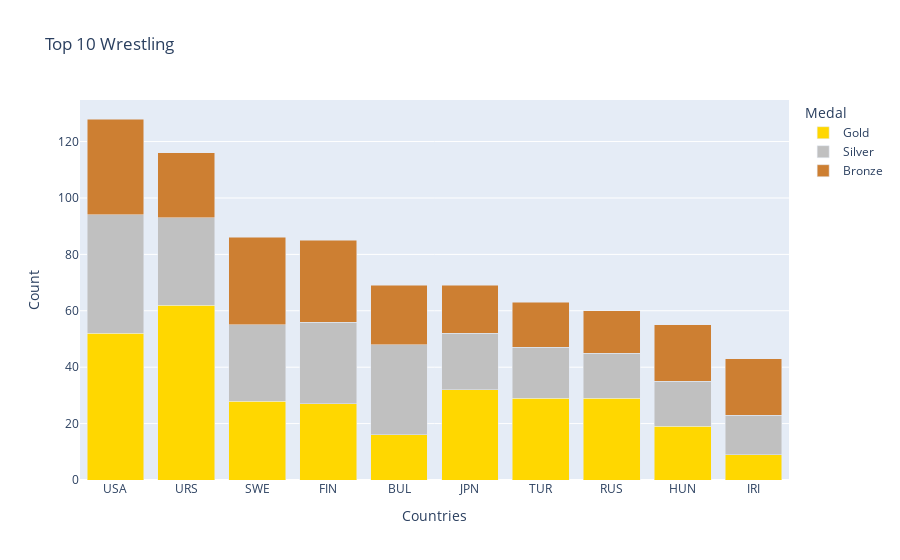

Notebook cell for this chart:
### Code cell
plt_top_wrestling = px.bar(top_ten_wrestling, x="NOC", y=["Gold", "Silver", "Bronze"],
                        barmode="stack", 
                        title="Top 10 Wrestling",
                        color_discrete_sequence=['#FFD700', '#C0C0C0', '#CD7F32'])
plt_top_wrestling.update_layout(legend_title_text="Medal", 
                                yaxis_title="Count",
                                xaxis_title="Countries")
plt_top_wrestling.show()

### Figure 1 — Plotly figure (JSON) as saved in the notebook; plotly's stock layout.template omitted (floating-point values rounded to 4 significant figures)
{"data": [{"alignmentgroup": "True", "hovertemplate": "variable=Gold<br>NOC=%{x}<br>value=%{y}<extra></extra>", "legendgroup": "Gold", "marker": {"color": "#FFD700", "pattern": {"shape": ""}}, "name": "Gold", "offsetgroup": "Gold", "orientation": "v", "showlegend": true, "textposition": "auto", "type": "bar", "x": ["USA", "URS", "SWE", "FIN", "BUL", "JPN", "TUR", "RUS", "HUN", "IRI"], "xaxis": "x", "y": [52, 62, 28, 27, 16, 32, 29, 29, 19, 9], "yaxis": "y"}, {"alignmentgroup": "True", "hovertemplate": "variable=Silver<br>NOC=%{x}<br>value=%{y}<extra></extra>", "legendgroup": "Silver", "marker": {"color": "#C0C0C0", "pattern": {"shape": ""}}, "name": "Silver", "offsetgroup": "Silver", "orientation": "v", "showlegend": true, "textposition": "auto", "type": "bar", "x": ["USA", "URS", "SWE", "FIN", "BUL", "JPN", "TUR", "RUS", "HUN", "IRI"], "xaxis": "x", "y": [42, 31, 27, 29, 32, 20, 18, 16, 16, 14], "yaxis": "y"}, {"alignmentgroup": "True", "hovertemplate": "variable=Bronze<br>NOC=%{x}<br>value=%{y}<extra></extra>", "legendgroup": "Bronze", "marker": {"color": "#CD7F32", "pattern": {"shape": ""}}, "name": "Bronze", "offsetgroup": "Bronze", "orientation": "v", "showlegend": true, "textposition": "auto", "type": "bar", "x": ["USA", "URS", "SWE", "FIN", "BUL", "JPN", "TUR", "RUS", "HUN", "IRI"], "xaxis": "x", "y": [34, 23, 31, 29, 21, 17, 16, 15, 20, 20], "yaxis": "y"}], "layout": {"barmode": "stack", "legend": {"title": {"text": "Medal"}, "tracegroupgap": 0}, "title": {"text": "Top 10 Wrestling"}, "xaxis": {"anchor": "y", "domain": [0, 1], "title": {"text": "Countries"}}, "yaxis": {"anchor": "x", "domain": [0, 1], "title": {"text": "Count"}}}}
